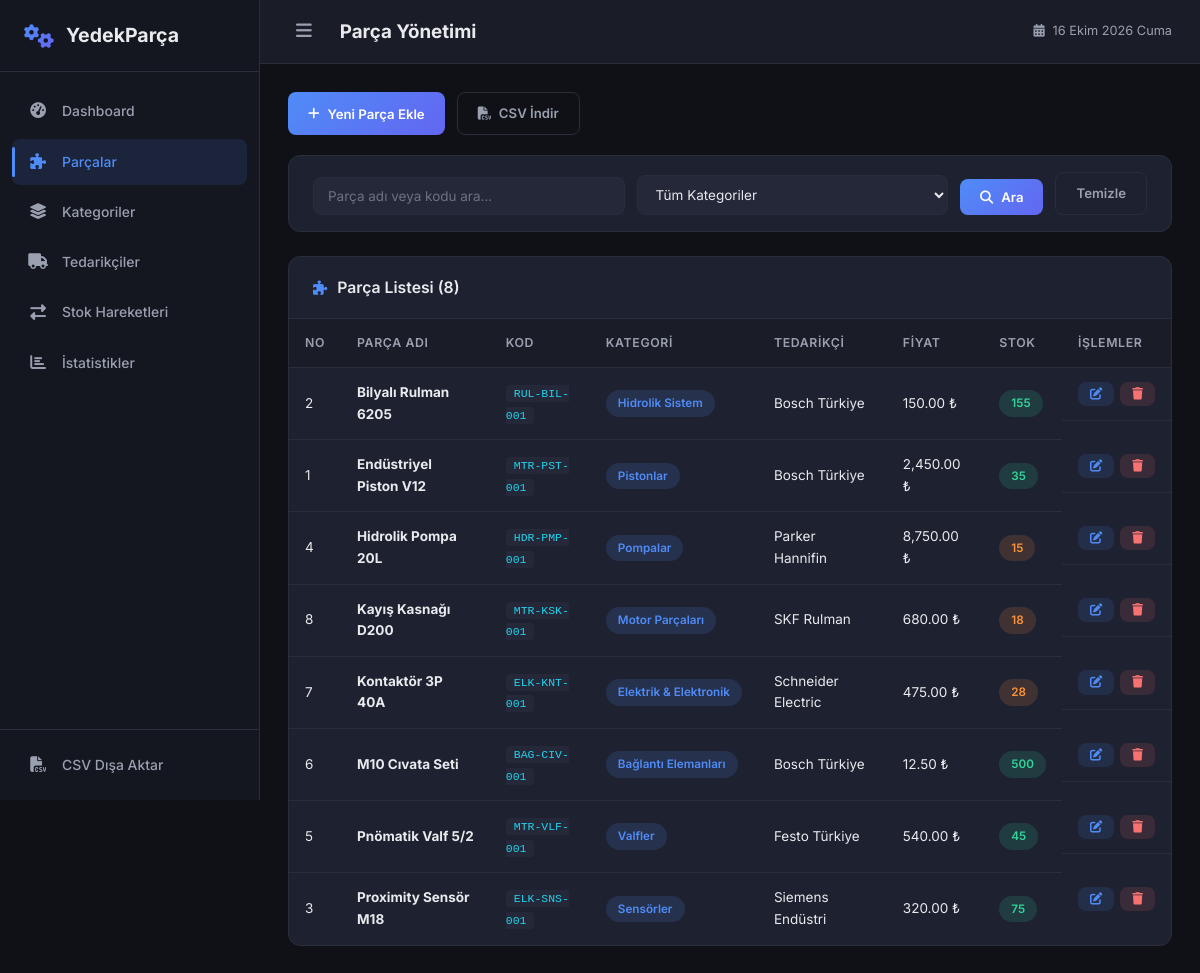
/parcalar, run on the app's committed database.
### tables this page shows
CREATE TABLE parca (
    no INTEGER PRIMARY KEY AUTOINCREMENT,
    ad TEXT NOT NULL,
    parca_kodu TEXT NOT NULL UNIQUE,
    kategori_no INTEGER NOT NULL,
    tedarikci_no INTEGER NOT NULL,
    fiyat REAL NOT NULL DEFAULT 0.0,
    stok_miktari INTEGER NOT NULL DEFAULT 0,
    aciklama TEXT,
    kayit_tarihi TEXT NOT NULL DEFAULT (datetime('now','localtime')),
    FOREIGN KEY (kategori_no) REFERENCES kategori(no) ON DELETE RESTRICT,
    FOREIGN KEY (tedarikci_no) REFERENCES tedarikci(no) ON DELETE RESTRICT
);

CREATE TABLE kategori (
    no INTEGER PRIMARY KEY AUTOINCREMENT,
    ad TEXT NOT NULL,
    ust_kategori_no INTEGER,
    FOREIGN KEY (ust_kategori_no) REFERENCES kategori(no) ON DELETE SET NULL
);

CREATE TABLE tedarikci (
    no INTEGER PRIMARY KEY AUTOINCREMENT,
    ad TEXT NOT NULL,
    telefon TEXT,
    eposta TEXT UNIQUE,
    adres TEXT
);

### app.py (the view)
@app.route("/parcalar")
def parcalar():
    try:
        arama = request.args.get("arama", "")
        kat_no = request.args.get("kategori_no", "")
        kat_no = int(kat_no) if kat_no else None
        liste = vt.parca_listele(arama=arama, kategori_no=kat_no)
        kat_listesi = vt.kategori_listele()
        ted_listesi = vt.tedarikci_listele()
        return render_template("parcalar.html",
                               parcalar=liste,
                               kategoriler=kat_listesi,
                               tedarikciler=ted_listesi,
                               arama=arama,
                               secili_kategori=kat_no)
    except Exception as hata:
        flash(f"Hata: {hata}", "danger")
        return render_template("parcalar.html", parcalar=[],
                               kategoriler=[], tedarikciler=[],
                               arama="", secili_kategori=None)

### database.py (called while the page is built)
def veritabanina_baglan():
    baglanti = sqlite3.connect(VT_YOLU)
    baglanti.row_factory = sqlite3.Row
    baglanti.execute("PRAGMA foreign_keys = ON")
    return baglanti

def kategori_listele():
    baglanti = veritabanina_baglan()
    try:
        sonuc = baglanti.execute("SELECT * FROM kategori ORDER BY ad").fetchall()
        return sonuc
    except Exception as hata:
        print(f"Kategori listeleme hatası: {hata}")
        return []
    finally:
        baglanti.close()

def tedarikci_listele():
    baglanti = veritabanina_baglan()
    try:
        sonuc = baglanti.execute("SELECT * FROM tedarikci ORDER BY ad").fetchall()
        return sonuc
    except Exception as hata:
        print(f"Tedarikçi listeleme hatası: {hata}")
        return []
    finally:
        baglanti.close()

### templates/parcalar.html (shortened to what this page needs)
{% extends "base.html" %}
{% block page_title %}Parça Yönetimi{% endblock %}
{% block content %}
<div class="page-actions">
    <button class="btn btn-primary" onclick="openAddParcaModal()">
        <i class="fas fa-plus"></i> Yeni Parça Ekle
    </button>
    <a href="{{ url_for('csv_parcalar') }}" class="btn btn-outline">
        <i class="fas fa-file-csv"></i> CSV İndir
    </a>
</div>
<div class="card filter-card">
    <form method="GET" action="{{ url_for('parcalar') }}" class="filter-form">
        <div class="form-group">
            <input type="text" name="arama" placeholder="Parça adı veya kodu ara..." value="{{ arama }}" class="form-control">
        </div>
        <div class="form-group">
            <select name="kategori_no" class="form-control">
                <option value="">Tüm Kategoriler</option>
            </select>
        </div>
        <button type="submit" class="btn btn-primary"><i class="fas fa-search"></i> Ara</button>
        <a href="{{ url_for('parcalar') }}" class="btn btn-outline">Temizle</a>
    </form>
</div>
<div class="card">
    <div class="card-header">
        <h2><i class="fas fa-puzzle-piece"></i> Parça Listesi ({{ parcalar|length }})</h2>
    </div>
    <div class="table-wrapper">
        <table class="table" id="parcaTable">
            <thead>
                <tr>
                    <th>NO</th>
                    <th>Parça Adı</th>
                    <th>Kod</th>
                    <th>Kategori</th>
                    <th>Tedarikçi</th>
                    <th>Fiyat</th>
                    <th>Stok</th>
                    <th>İşlemler</th>
                </tr>
            </thead>
            <tbody>
                {% for p in parcalar %}
                <tr>
                    <td>{{ p['no'] }}</td>
                    <td><strong>{{ p['ad'] }}</strong></td>
                    <td><code>{{ p['parca_kodu'] }}</code></td>
                    <td><span class="badge badge-info">{{ p['kategori_adi'] or '-' }}</span></td>
                    <td>{{ p['tedarikci_adi'] or '-' }}</td>
                    <td>{{ "{:,.2f}".format(p['fiyat']) }} ₺</td>
                    <td>
                        <span class="badge {% if p['stok_miktari'] < 10 %}badge-danger{% elif p['stok_miktari'] < 30 %}badge-warning{% else %}badge-success{% endif %}">
                            {{ p['stok_miktari'] }}
                        </span>
                    </td>
                    <td class="action-cell">
                        <button class="btn btn-sm btn-edit" onclick="openEditParcaModal({{ p['no'] }}, '{{ p['ad'] }}', '{{ p['parca_kodu'] }}', {{ p['kategori_no'] }}, {{ p['tedarikci_no'] }}, {{ p['fiyat'] }}, {{ p['stok_miktari'] }}, '{{ p['aciklama'] or '' }}')">
                            <i class="fas fa-edit"></i>
                        </button>
                        <form method="POST" action="{{ url_for('parca_sil', pno=p['no']) }}" style="display:inline" onsubmit="return confirm('Bu parçayı silmek istediğinize emin misiniz?')">
                            <button type="submit" class="btn btn-sm btn-delete"><i class="fas fa-trash"></i></button>
                        </form>
                    </td>
                </tr>
                {% else %}
                <tr><td colspan="8" class="text-center">Kayıt bulunamadı.</td></tr>
                {% endfor %}
            </tbody>
        </table>
    </div>
</div>
{% endblock %}

### data on the page
parca: no "2", ad "Bilyalı Rulman 6205", parca_kodu "RUL-BIL-001", ad "Hidrolik Sistem", ad "Bosch Türkiye", fiyat "150.00", stok_miktari "155"
parca: no "1", ad "Endüstriyel Piston V12", parca_kodu "MTR-PST-001", ad "Pistonlar", ad "Bosch Türkiye", fiyat "2,450.00", stok_miktari "35"
parca: no "4", ad "Hidrolik Pompa 20L", parca_kodu "HDR-PMP-001", ad "Pompalar", ad "Parker Hannifin", fiyat "8,750.00", stok_miktari "15"
parca: no "8", ad "Kayış Kasnağı D200", parca_kodu "MTR-KSK-001", ad "Motor Parçaları", ad "SKF Rulman", fiyat "680.00", stok_miktari "18"
parca: no "7", ad "Kontaktör 3P 40A", parca_kodu "ELK-KNT-001", ad "Elektrik & Elektronik", ad "Schneider Electric", fiyat "475.00", stok_miktari "28"
parca: no "6", ad "M10 Cıvata Seti", parca_kodu "BAG-CIV-001", ad "Bağlantı Elemanları", ad "Bosch Türkiye", fiyat "12.50", stok_miktari "500"
parca: no "5", ad "Pnömatik Valf 5/2", parca_kodu "MTR-VLF-001", ad "Valfler", ad "Festo Türkiye", fiyat "540.00", stok_miktari "45"
parca: no "3", ad "Proximity Sensör M18", parca_kodu "ELK-SNS-001", ad "Sensörler", ad "Siemens Endüstri", fiyat "320.00", stok_miktari "75"

### other printed values
{{ parcalar|length }} "8"
